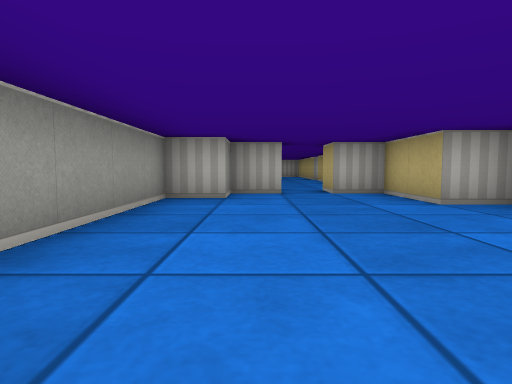
[1] (above)

24 first-person views from a walk through a cub3D maze. The camera is about half as high as the walls, tilts 4° down and sees 75° across. The floor is counted in squares. Each view is taken from the middle of a square. On the plan, view 1 faces up. The plan holds only what a view shows up to about 9 squares ahead; the rest is blank.

[2]
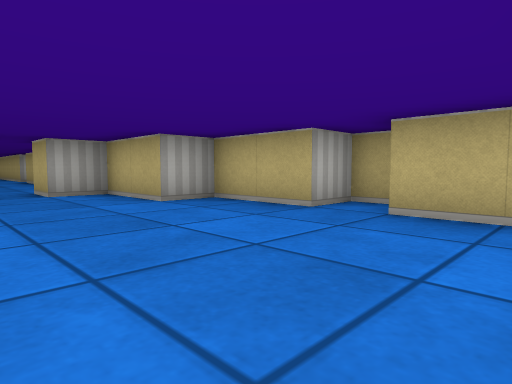

[3]
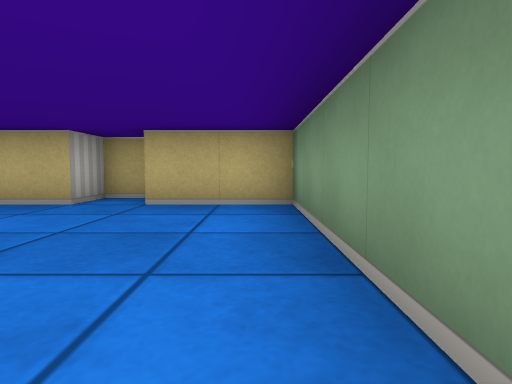

[4]
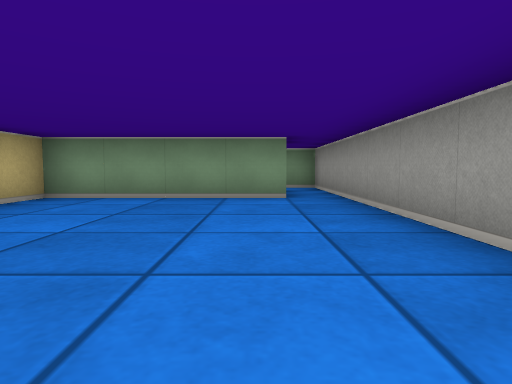

[5]
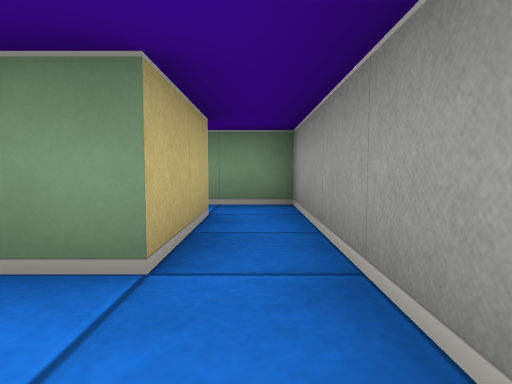

[6]
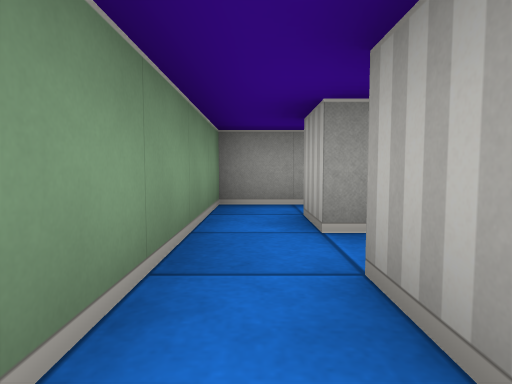

[7]
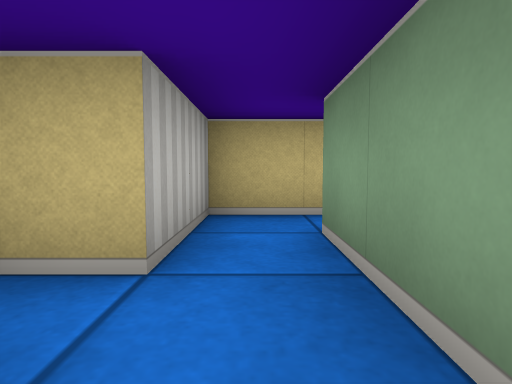

[8]
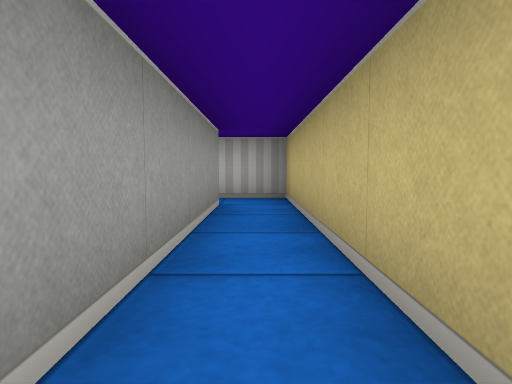

[9]
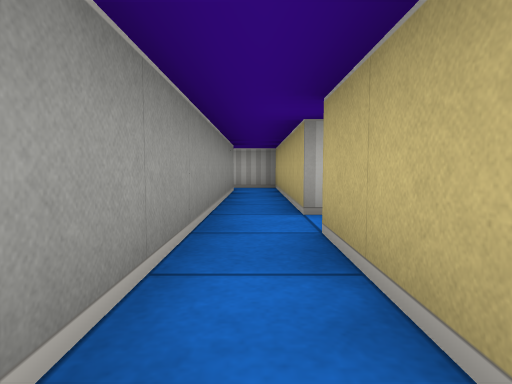

[10]
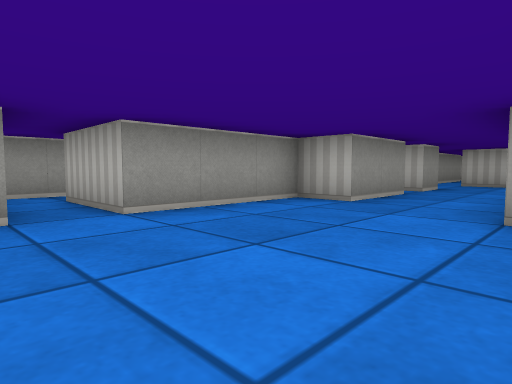

[11]
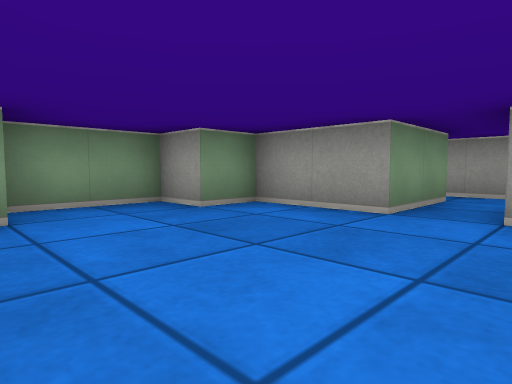

[12]
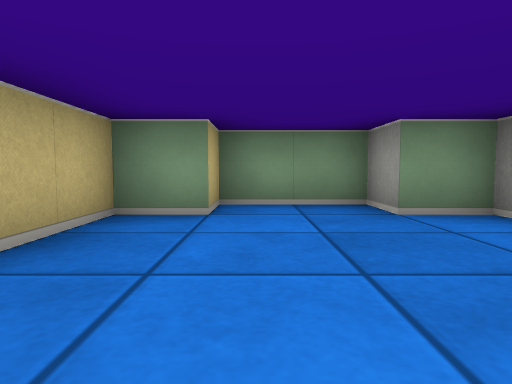

[13]
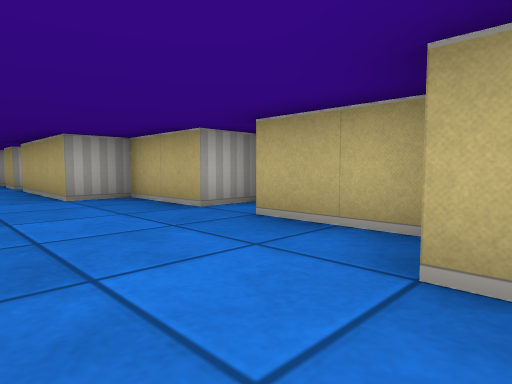

[14]
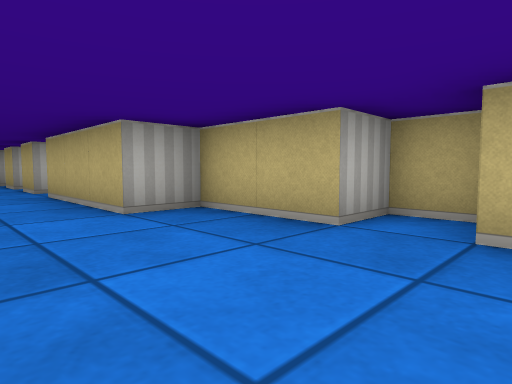

[15]
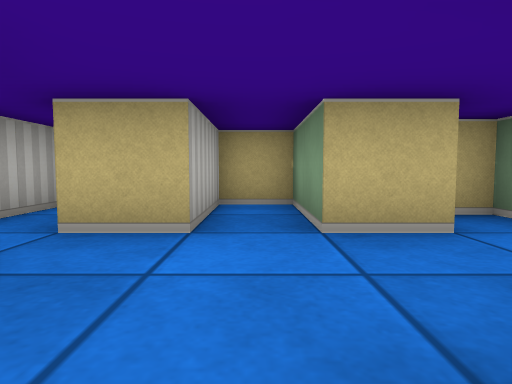

[16]
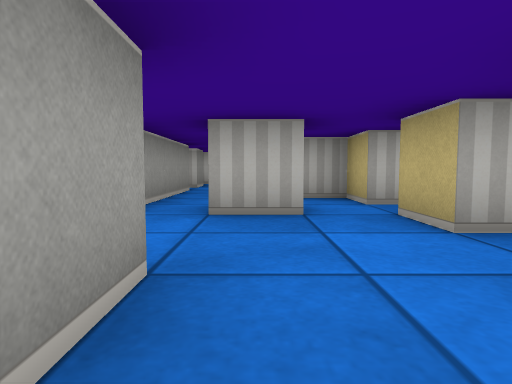

[17]
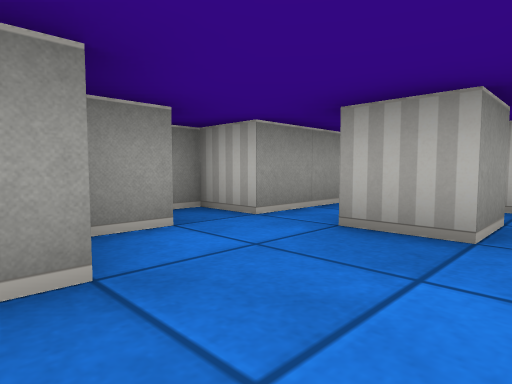

[18]
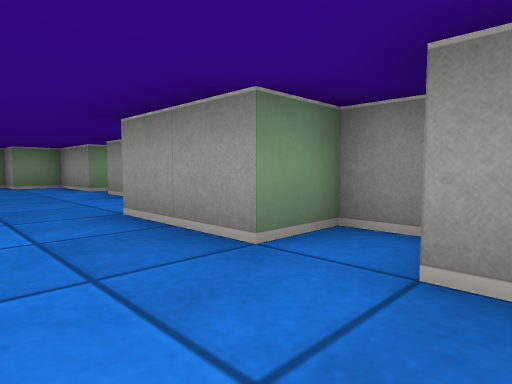

[19]
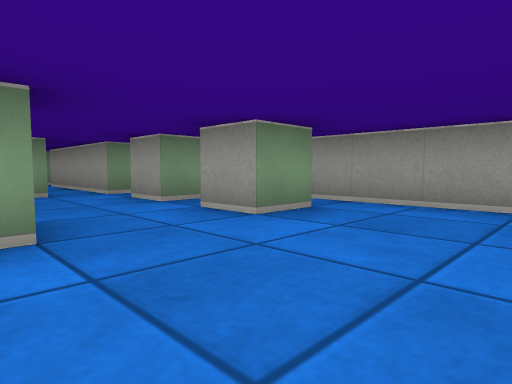

[20]
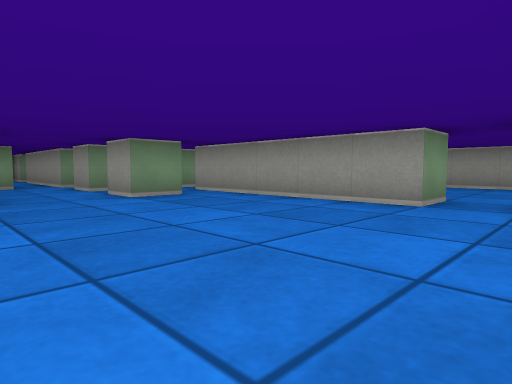

[21]
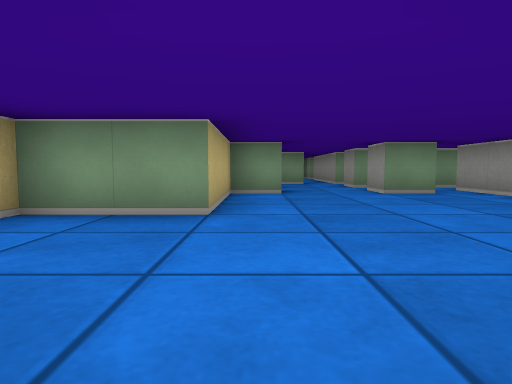

[22]
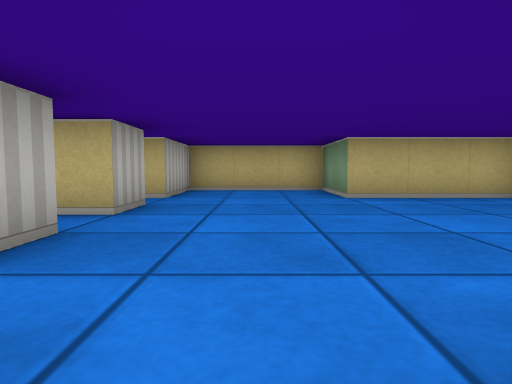

[23]
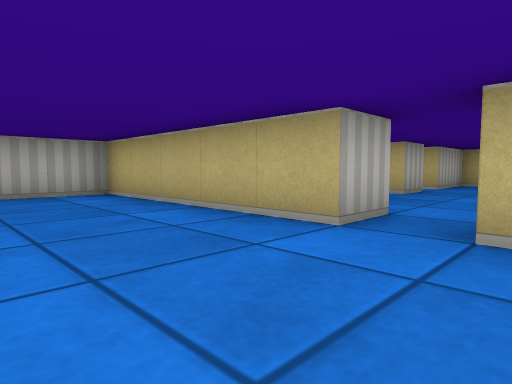

[24]
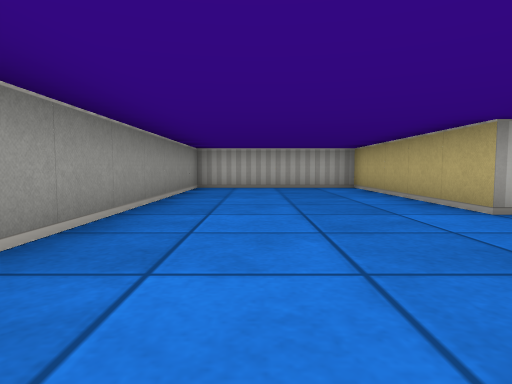

### Floor plan
Ten units are one square. View 1 is at (0, 0); x grows to the right and y downward. Boxes are objects, and circles mark ways between rooms. Rooms are numbered by the first view taken in them; rooms with no view inside come last. Other rooms are left out.
<svg viewBox="-20 -200 130 320">
<path fill="none" stroke="#000" d="M5 -65 -5 -65 -5 -55 -15 -55 -15 5M-5 5 35 5 35 -15M45 -15 45 -25 35 -25 35 -45 25 -45 25 -65 15 -65M55 75 35 75 35 25 25 25M35 104 35 85 55 85M25 35 25 104M5 25 -5 25 -5 5M25 25 15 25 15 18M-15 5 -15 35 25 35M105 84 105 75 95 75 95 55 85 55 85 25M55 85 55 105 65 105 65 115 85 115 85 105 95 105 95 85M95 26 95 20M65 15 60 15M55 18 55 25 65 25 65 45 55 45 55 75M75 -25 75 -15 65 -15M65 4 65 15M55 -6 55 2M85 16 85 5 105 5 105 -5 85 -5 85 -15M102 -25 85 -25 85 -35 72 -35M45 -15 45 -10M55 -35 55 -15M74 -95 85 -95 85 -125 105 -125 105 -155 85 -155 85 -159M44 -95 55 -95 55 -85M35 -135 35 -85M48 -75 55 -75 55 -65M55 -155 49 -155M75 -155 65 -155 65 -161M50 -55 55 -55 55 -35M25 -135 35 -135M36 -145 25 -145 25 -195 -15 -195 -15 -124M28 -75 35 -75M15 -65 15 -75"/>
<circle cx="-10" cy="15" r="3" fill="#2a7"/>
<circle cx="10" cy="-70" r="3" fill="#2a7"/>
<circle cx="20" cy="30" r="3" fill="#2a7"/>
<circle cx="45" cy="80" r="3" fill="#2a7"/>
<circle cx="75" cy="10" r="3" fill="#2a7"/>
<circle cx="60" cy="-45" r="3" fill="#2a7"/>
<circle cx="30" cy="-140" r="3" fill="#2a7"/>
<circle cx="30" cy="-80" r="3" fill="#2a7"/>
<text x="10" y="-30">1</text>
<text x="30" y="70">2</text>
<text x="0" y="30">3</text>
<text x="80" y="70">4</text>
<text x="80" y="-10">5</text>
<text x="60" y="-110">6</text>
<text x="10" y="-130">7</text>
</svg>
Room 1 opens to room 3. Room 1 opens to room 7. Room 2 opens to room 3. Room 2 opens to room 4. Room 4 opens to room 5. Room 5 opens to room 6. Room 6 opens to room 7.

Where each view was taken, in squares from view 1:
view 1: 0 up, 0 right, facing up
view 2: 0 up, 0 right, facing up-right
view 3: 0 up, 1 left, facing right
view 4: 5 up, 0 right, facing down
view 5: 1 up, 1 left, facing down
view 6: 3 down, 3 right, facing left
view 7: 3 down, 0 right, facing right
view 8: 8 down, 3 right, facing up
view 9: 11 down, 3 right, facing up
view 10: 9 down, 9 right, facing up-left
view 11: 7 down, 9 right, facing down-left
view 12: 7 down, 8 right, facing down
view 13: 11 down, 7 right, facing up-right
view 14: 9 down, 7 right, facing up-right
view 15: 0 up, 6 right, facing right
view 16: 2 down, 7 right, facing up
view 17: 1 down, 8 right, facing up-left
view 18: 1 down, 8 right, facing down-left
view 19: 12 up, 8 right, facing down-left
view 20: 15 up, 8 right, facing down-left
view 21: 16 up, 8 right, facing down
view 22: 14 up, 3 right, facing right
view 23: 13 up, 0 right, facing up-right
view 24: 11 up, 0 right, facing up
